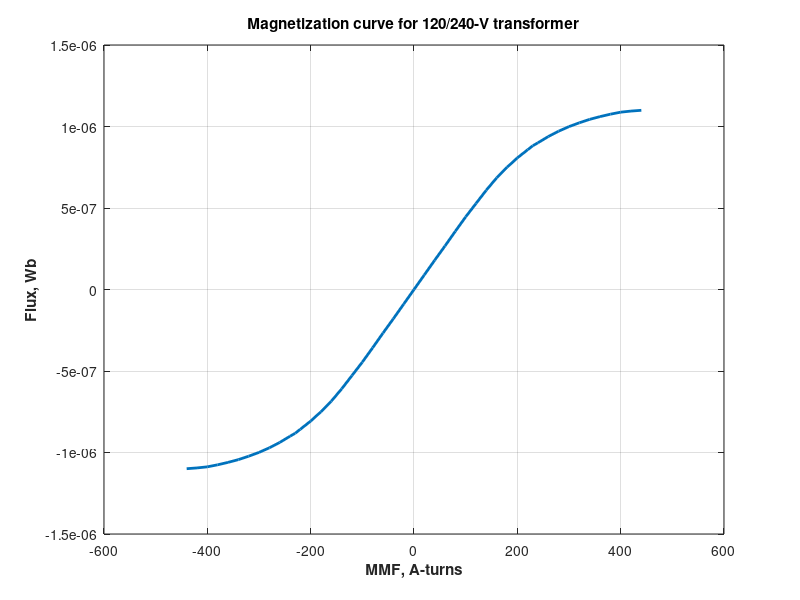

This figure's MATLAB source:
load p22_mag.dat
mmf=p22_mag(:,1);
phi=p22_mag(:,2)/1000.;
clear p22_mag;
plot(mmf,phi,'LineWidth',2.0);
grid on;
title('\bfMagnetization curve for 120/240-V transformer');
xlabel ('\bfMMF, A-turns');
ylabel ('\bfFlux, Wb');